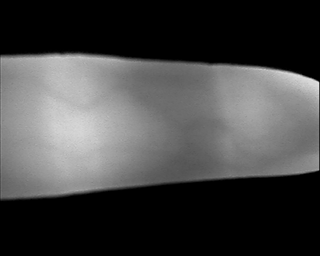
#> input picture python/0001.bmp, 320 x 256 px
$ jupyter execute sub1.ipynb
#> lines starting #> are read from the running program, lines starting #| are printed output that depends on the picture
[cell 1]
import numpy as np
import os
from PIL import Image
import matplotlib.pyplot as plt

[cell 2]
subject = '0001'
#img_dir1 = os.path.join(subject + '_1.jpg')
#img_dir2 = os.path.join(subject + '_2.jpg')
img_dir = os.path.join(subject + '.bmp')

[cell 3]
img = np.array((Image.open(img_dir)).convert('L'))

[cell 4]
def img_load(img_name):
    img_dir = os.path.join(img_name + '.bmp')
    try:
        return np.array((Image.open(img_dir)).convert('L'))
    except:
        print(" not exist path. ", img_dir)

[cell 5]
img.shape
#> Out = (256, 320)

[cell 6]
plt.imshow(img, 'gray')

[cell 7]
img_flatten = img.flatten()
img_flatten.shape
#> Out = (81920,)

[cell 8]
plt.hist(img_flatten)
#> figure, not shown here; tallest bar 41539 high, from x = 1.78e-15 to 22.9

[cell 9]
img_size = img_flatten.shape[0]
#> img_size = 81920

[cell 10]
def test1(img : np.ndarray):
    img_x, img_y = img.shape
    img_flatten = img.flatten()
    img_size = img_flatten.shape[0]
    for p in range(img_size):
        if (img_flatten[p] < 150):
            img_flatten[p] = clamping(img_flatten[p] - 50)
    img_return = np.reshape(img_flatten, [img_x, img_y])
    return img_return

[cell 11]
def clamping(pixel):
    if pixel < 0 :
        return 0
    elif pixel > 255:
        return 255
    else:
        return pixel

[cell 12]
img_test1 = test1(img)
#> in test1, `img_return = np.reshape(img_flatten, [img_x, img_y])`:
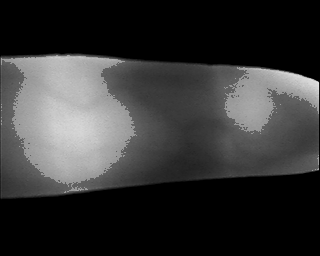
#> img_return: shape (256, 320); min 0, max 229, mean 53.1

[cell 13]
img_test1.shape
#> Out = (256, 320)

[cell 14]
plt.imshow(img, 'gray')

[cell 15]
def gamma_correction(array : np.ndarray, gamma_val, value = 255, bins = 256):
    _, plot = plt.subplots(2, 2, figsize = (10, 8))
    plot[1,0].imshow(array, 'gray')
    plot[0,1].hist(array.flatten(), color='blue')

    input_plot = np.linspace(0, bins-1, bins)
    plot[0,0].plot(input_plot, color = 'blue')
    output_plot = input_plot

    for i in range(bins-1):
        if(input_plot[i] < value):
            output_plot[i] = pow(input_plot[i]/bins, gamma_val) * bins
    plot[0,0].plot(output_plot, color = 'red')

    y = array.flatten()/bins
    for i in range(y.shape[0]):
        if(y[i] < value):
            y[i] = pow(y[i], gamma_val)
    y *= bins
    plot[0,1].hist(y, color = 'red', alpha = 0.8)
    y = np.reshape(y, array.shape)
    plot[1,1].imshow(y, 'gray')

    plt.show()
    return y

[cell 16]
test1_array = gamma_correction(img, 1.5)

[cell 17]
test2_array = gamma_correction(test1_array, 1.4)

[cell 18]
flat_test = img.flatten()
print(flat_test.shape)
#| (81920,)
print(flat_test[20000])
#| 95

[cell 19]
def hist_equlizer(array : np.ndarray, bins = 256):
    _, plot = plt.subplots(2, 2, figsize = [10,8])
    plot[0,0].hist(array.flatten(), color = 'blue')
    plot[1,0].imshow(array, 'gray')
    flat = array.flatten()
    size = flat.shape[0]
    hist = np.histogram(flat, bins = bins-1, range=(0,bins-1))

    hist_sum = np.zeros(bins)
    sum_v = 0
    temp = 0
    for i in range(0, bins-1):
        sum_v += hist[0][i]
        hist_sum[i] = sum_v
    for i in range(size):
        temp = flat[i].astype(int)
        flat[i] = (hist_sum[temp]*(bins-1)) / size
    equlizer_array = np.reshape(flat, array.shape)
    plot[0,1].hist(equlizer_array.flatten())
    plot[1,1].imshow(equlizer_array, 'gray')
    return equlizer_array

[cell 20]
def imshow(array : np.ndarray):
    _, plot = plt.subplots(2, figsize=[10,8])
    plot[0].imshow(array, 'gray')
    plot[1].hist(array.flatten())

[cell 21]
imshow(test1_array)
#> figure, not shown here; panel 2: tallest bar 42089 high, from x = 1.78e-15 to 21.66

[cell 22]
img2 = img_load('0343')
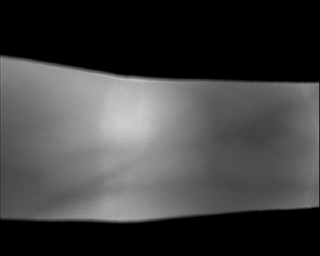
#> input picture python/0343.bmp, 320 x 256 px

[cell 23]
imshow(img2)
#> figure, not shown here; panel 2: tallest bar 35773 high, from x = 1.78e-15 to 20.7

[cell 24]
test1_img2 = gamma_correction(img2, gamma_val = 1.5, value = 100, bins = 256)

[cell 25]
test2_img2 = hist_equlizer(img2)
#> the loop in hist_equlizer, `for i in range(0, bins-1):` made 255 passes
#> sum_v on passes 1 to 3: 35215, 35279, 35320
#> after the loop in hist_equlizer, `for i in range(0, bins-1):`: hist_sum = 256 values, max 81920 at index 207, min 0 at index 255, mean 61026.3; sum_v = 81920
#> in hist_equlizer, `equlizer_array = np.reshape(flat, array.shape)`:
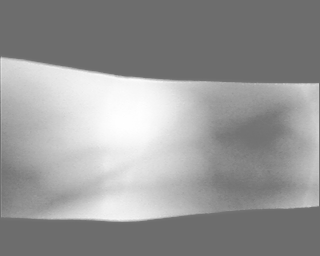
#> equlizer_array: shape (256, 320); min 109, max 255, mean 150.9
#> figure, not shown here; panel 1: tallest bar 35773 high, from x = 1.78e-15 to 20.7; panel 2: tallest bar 39217 high, from x = 109 to 123.6

[cell 26]
test3_img2 = gamma_correction(test2_img2, 1.9, 255)
#> call 4 of gamma_correction, with gamma_val = 1.9, value = 255, bins = 256
#> in gamma_correction (call 4), `plt.show()`:
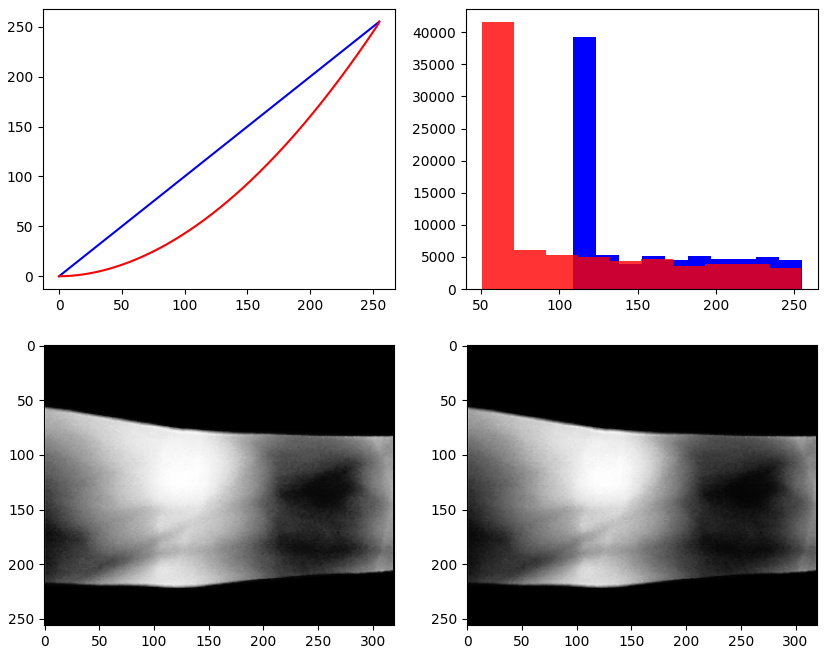
#> figure drawn by matplotlib, 4 panels; panel 1: curve peaks at x = 255, y = 255; panel 1: curve peaks at x = 255, y = 255; panel 2: tallest bar 39217 high, from x = 109 to 123.6; panel 2: tallest bar 41557 high, from x = 50.55 to 70.9

[cell 27]
def hist_stretching(array : np.ndarray, low=0, high=255, mode='stretching'):
    _, plot = plt.subplots(2, 2, figsize=[10,8])
    flat = array.flatten()
    plot[0,0].hist(flat, range=[0, 255], color = 'blue')
    plot[1,0].imshow(array, 'gray')
    if mode == 'end_in':
        for i in range(flat.shape[0]):
            if flat[i] < low:
                flat[i] = 0
            elif flat[i] > high:
                flat[i] = 255
            else:
                flat[i] = (flat[i] - low) * 255 / (high-low)
    else:
        low = np.min(flat)
        high = np.max(flat)
        for i in range(flat.shape[0]):
            flat[i] = (flat[i] - low) * 255 / (high-low)

    plot[0,1].hist(flat, range=[0, 255], color = 'red')
    y = np.reshape(flat, array.shape)
    plot[1,1].imshow(y, 'gray')
    return y

[cell 28]
img2_stret = hist_stretching(img2)
#> in hist_stretching, `low = np.min(flat)`: low = 0
#> in hist_stretching, `high = np.max(flat)`: high = 207
#> figure, not shown here; panel 1: tallest bar 35871 high, from x = 0 to 25.5; panel 2: tallest bar 35795 high, from x = 0 to 25.5

[cell 29]
img2_stret_gamma = gamma_correction(img2_stret, 2.5)
#> in gamma_correction (call 5), `y = np.reshape(y, array.shape)`:
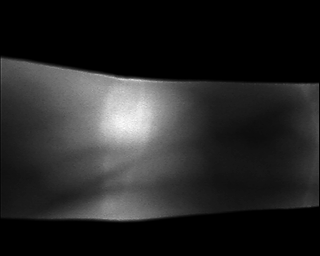
#> y: shape (256, 320) float64; min 0, max 253.5, mean 37.6

[cell 30]
img3 = img_load('4104')
#> call 2 of img_load, with img_name = '4104'
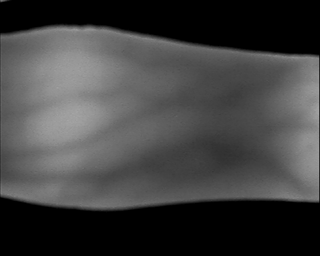
#> input picture python/4104.bmp, 320 x 256 px

[cell 31]
img3_stret = hist_stretching(img3)
#> call 2 of hist_stretching, with low = 0, high = 255, mode = 'stretching'
#> in hist_stretching (call 2), `high = np.max(flat)`: high = 167
#> in hist_stretching (call 2), `y = np.reshape(flat, array.shape)`:
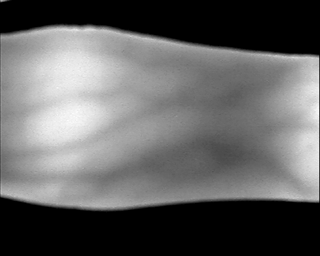
#> y: shape (256, 320); min 0, max 255, mean 98.4
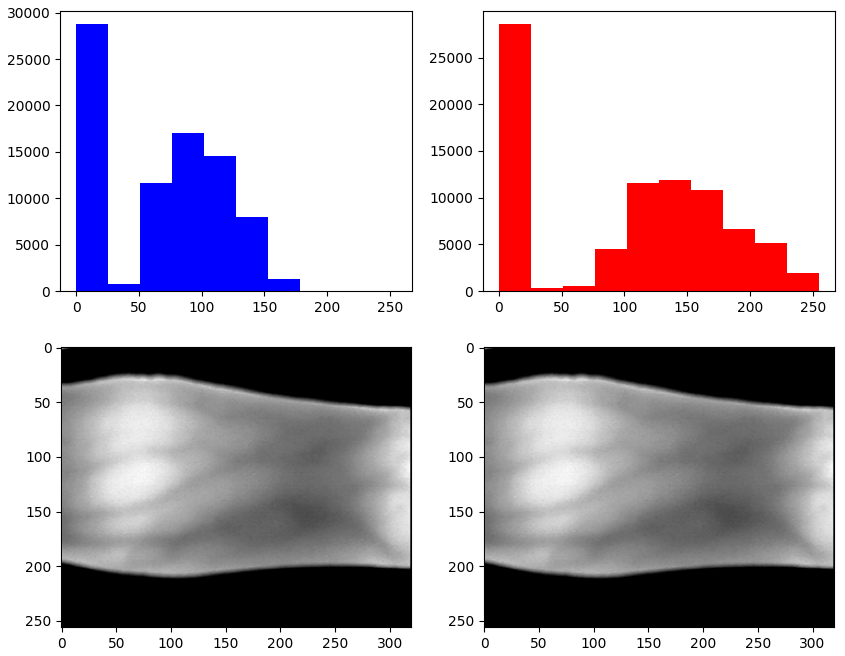
#> figure drawn by matplotlib, 4 panels; panel 1: tallest bar 28738 high, from x = 0 to 25.5; panel 2: tallest bar 28564 high, from x = 0 to 25.5

[cell 32]
img3_stret_gamma = gamma_correction(img3_stret, 2.0)
#> in gamma_correction (call 6), `y = np.reshape(y, array.shape)`:
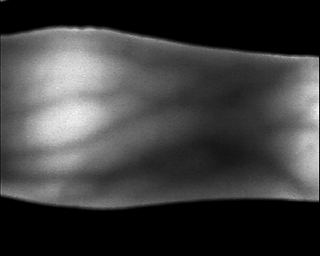
#> y: shape (256, 320) float64; min 0, max 254, mean 62.4
#> in gamma_correction (call 6), `plt.show()`:
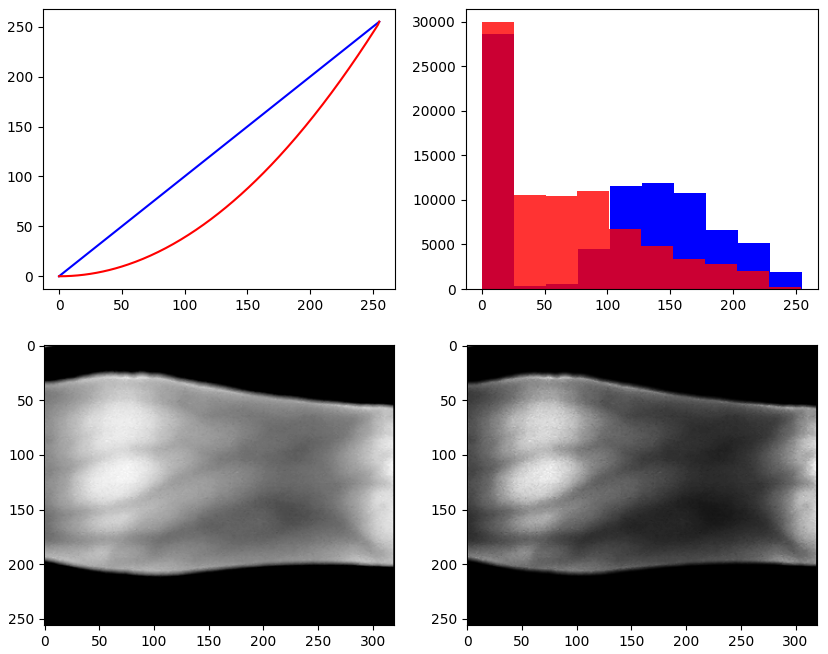
#> figure drawn by matplotlib, 4 panels; panel 1: curve peaks at x = 255, y = 255; panel 1: curve peaks at x = 255, y = 255; panel 2: tallest bar 28564 high, from x = 0 to 25.5; panel 2: tallest bar 29925 high, from x = 0 to 25.4
